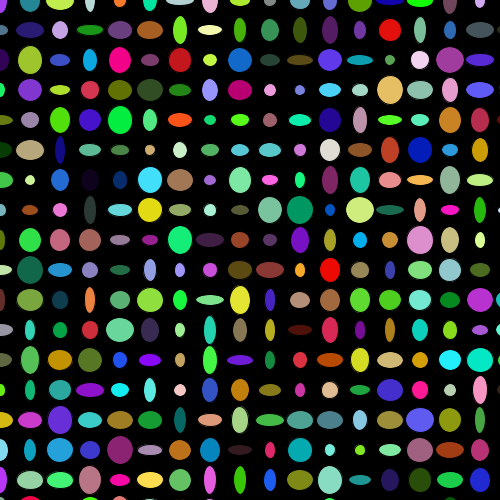
Frame 1 (no input)
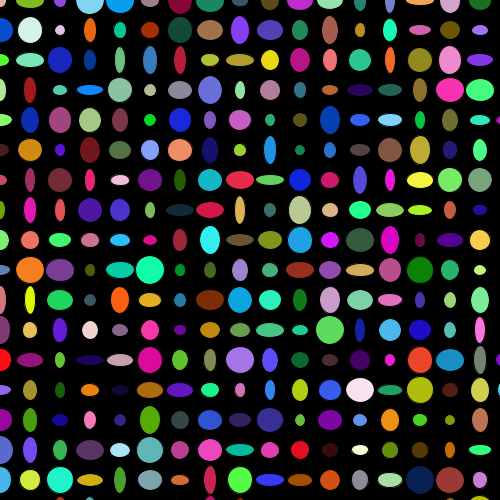
Frame 60 (the mouse pressed at the canvas centre just before this capture)
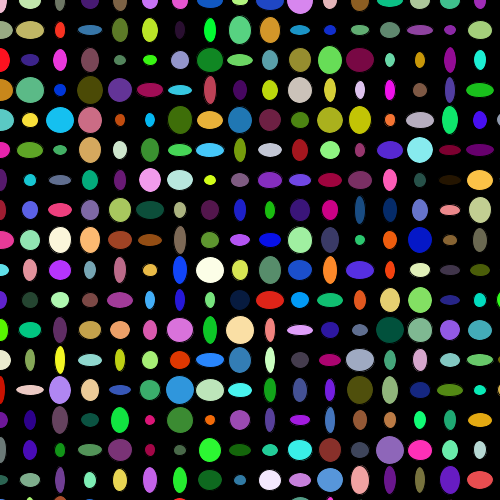
Frame 120 (the mouse held since frame 60 and released just before this capture)

The Processing sketch that drew these frames (run headless with seeded random() and noise(); from frame 60 on, the mouse is pressed at the canvas centre):

// Processing sketch: filasyColumnas
// ── filasyColumnas.pde
int nColumnas = 20;
int nFilas = 20;

float mover = 0.1;

void setup() {
  background(0);
  size(500, 500);
}

void draw() {
  background(0);
  for (int i=0; i<nColumnas; i++) {
    fill(255);
    for (int j=0; j<nFilas; j++) {
      fill(random(255), random(255), random(255));
      ellipse(30*i, 30*j, random(10, 30), random(10, 30));
    }
  }
}
